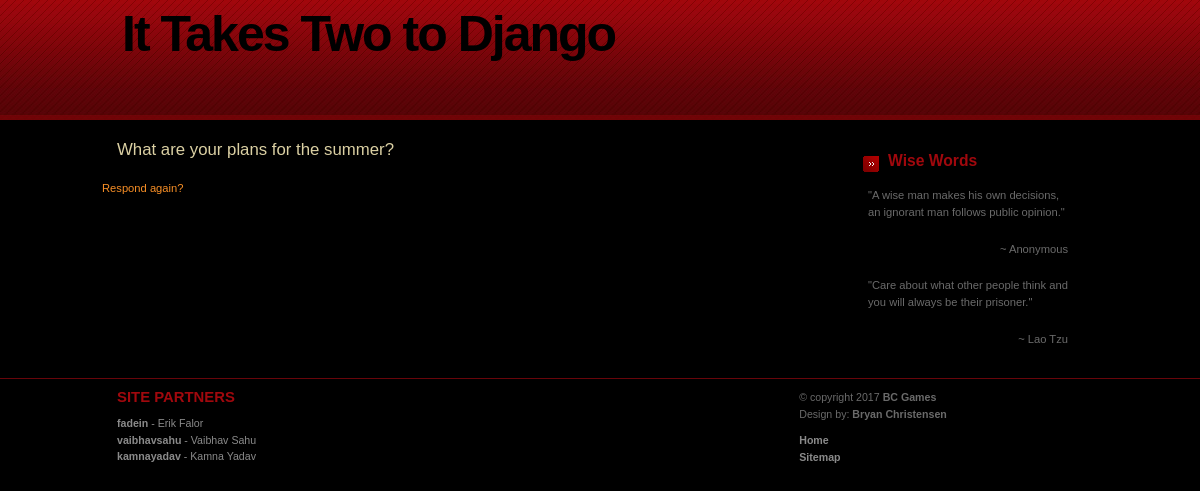
Before: /polls/2/results/ with the older database file.
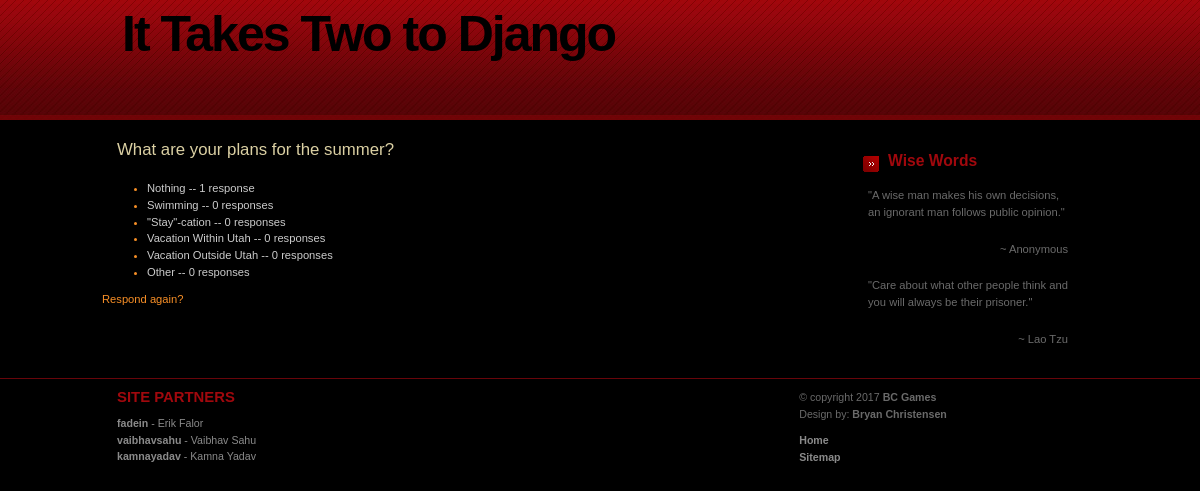
After: the same page with the newer database file.
### polls/models.py (models this page shows, shortened)
class Question(models.Model):
  question_text = models.CharField(max_length=200)
  pub_date = models.DateTimeField('date published')
  def was_published_recently(self):
    now = timezone.now()
    return now - datetime.timedelta(days=1) <= self.pub_date <= now
  was_published_recently.admin_order_field = 'pub_date'
  was_published_recently.boolean = True
  was_published_recently.short_description = 'Published recently?'

class Choice(models.Model):
  question = models.ForeignKey(Question, on_delete=models.CASCADE)
  choice_text = models.CharField(max_length=200)
  votes = models.IntegerField(default=0)

### polls/views.py (the view)
# urls.py: url(r'^(?P<pk>[0-9]+)/results/$', views.ResultsView.as_view(), name='results'),
class ResultsView(generic.DetailView):
  model = Question
  template_name = 'polls/results.html'

### polls/templates/polls/results.html
{% load staticfiles %}
<link rel="stylesheet" type="text/css" href="{% static 'polls/style.css' %}" />
<div id="header"><div id="header-content">
    <h1 id="logo">It Takes Two to Django</h1>
</div></div>
<div id="content-wrap"><div id="content">
    <div id="sidebar">
        <div class="sidebox">
				<h1>Wise Words</h1>
				<p>&quot;A wise man makes his own decisions, an ignorant man follows public opinion.&quot;</p>
				<p class="align-right">~ Anonymous</p>
				<p>&quot;Care about what other people think and you will always be their prisoner.&quot;</p>
                <p class="align-right">~ Lao Tzu</p>
			</div>
    </div>
    <div id="main">
        <h1>{{ question.question_text }}</h1>
        <ul>
            {% for choice in question.choice_set.all %}
            <li><span>{{ choice.choice_text }} -- {{ choice.votes }} response{{ choice.votes|pluralize }}</span></li>
            {% endfor %}
        </ul>
        <a href="{% url 'polls:detail' question.id %}">Respond again?</a>
    </div>
</div></div>
<div id="footer"><div id="footer-content">
    <div class="col float-left">
        <h2>Site Partners</h2>
			<ul>
				<li><a href="https://c9.io/fadein/"><strong>fadein</strong> - Erik Falor</a></li>
				<li><a href="https://c9.io/vaibhavsahu/"><strong>vaibhavsahu</strong> - Vaibhav Sahu</a></li>
				<li><a href="https://c9.io/kamnayadav/"><strong>kamnayadav</strong> - Kamna Yadav</a></li>
			</ul>
    </div>
    <div class="col2 float-right">
			<p>
			&copy; copyright 2017 <strong>BC Games</strong><br />
			Design by: <strong>Bryan Christensen</strong>&nbsp; &nbsp;
			<ul>
				<li><a href="{% url 'polls:index' %}"><strong>Home</strong></a></li>
				<li><a href="{% url 'polls:index' %}"><strong>Sitemap</strong></a></li>
			</ul>
		</div>
</div></div>

### polls/static/polls/style.css (style rules this page uses)
* { padding: 0; margin: 0; }
a { color: #F88F26; background-color: inherit; text-decoration: none }
h1, h2, h3 { font: bold 1.3em 'Trebuchet MS', Arial, Sans-serif; color: #A0080D; }
h1 { font-size: 1.6em; }
h2 { font-size: 1.4em; text-transform:uppercase; }
#main h1 { font: normal 1.5em 'Trebuchet MS', Arial, Sans-serif; color: #DBD0A3; }
#sidebar h1 { font: bold 1.4em 'Trebuchet MS', Arial, Sans-serif; background: #000 url(arrow.gif) no-repeat 10px .7em; padding: 7px 0 7px 35px; color: #A0080D; }
p, h1, h2, h3 { margin: 0; padding: 10px 15px; }
ul, ol { margin: 10px 30px; padding: 0 15px; color: #F88F26; }
ul span, ol span { color: #CCC; }
#header-content, #footer-content, #content { width: 83%; }
#header { background: #444 url(headerbg.jpg) repeat-x 0 0; height: 120px; text-align: left; }
#header-content { position: relative; margin: 0 auto; padding: 0; }
#header-content #logo { position: absolute; font: bold 50px Verdana, 'Trebuchet Ms', Sans-serif; letter-spacing: -2px; color: #000; margin: 0; padding: 0; top: 5px; left: 20px; }
#content-wrap { clear: both; float: left; background: #000; width: 100%; }
#content { text-align: left; padding: 0; margin: 0 auto; }
#sidebar { float: right; width: 260px; margin: 10px 0; padding: 0; }
#sidebar .sidebox { background: #000; margin: 5px 15px 10px 15px; }
#main { margin: 10px 0; padding: 0 270px 0 0; }
#footer { clear: both; margin: 0; padding: 0; border-top: 1px solid #68050A; font-size: 95%; text-align: left; }
#footer h2, #footer p { padding-left: 0; }
#footer-content { margin: 0 auto; }
#footer-content a { text-decoration: none; color: #8A8A8A; }
#footer-content ul { list-style: none; margin: 0; padding: 0; }
#footer-content .col { width: 32%; padding: 0 5px 30px 15px; }
#footer-content .col2 { width: 30%; padding: 0 0 30px 0; }
.float-left { float: left; }
.float-right { float: right; }
.align-right { text-align: right; }

Changed rows visible on the page:
added Choice: choice_text "Nothing", votes "1"
added Choice: choice_text "Swimming", votes "0"
added Choice: choice_text "\"Stay\"-cation", votes "0"
added Choice: choice_text "Vacation Within Utah", votes "0"
added Choice: choice_text "Vacation Outside Utah", votes "0"
added Choice: choice_text "Other", votes "0"
